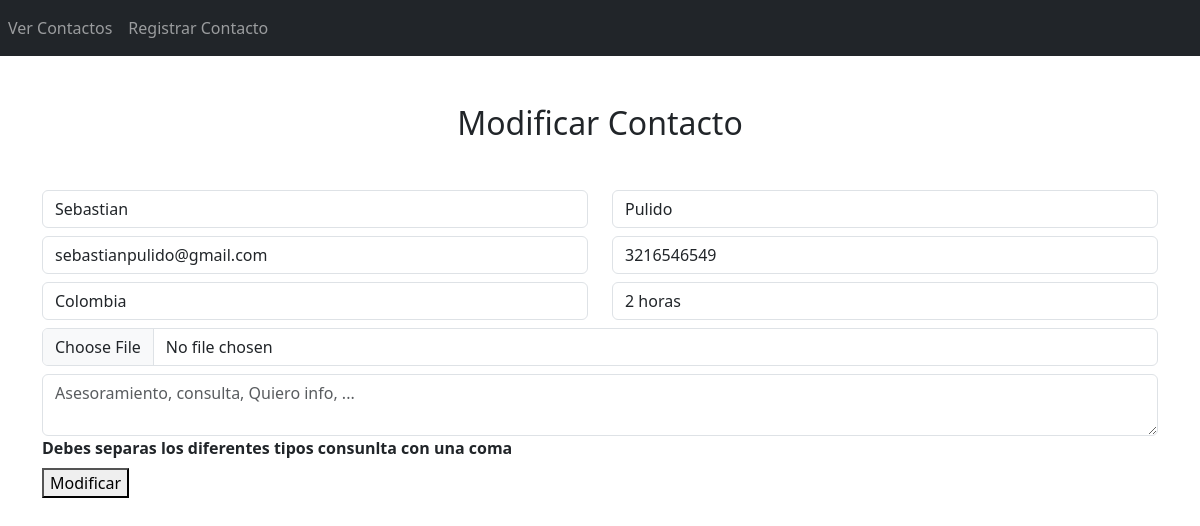
The page /Contactos/edit.php?id=23 on the database its author committed.
### tables this page shows
CREATE TABLE `contacto` (
  `id` int(11) NOT NULL,
  `Nombres` varchar(50) NOT NULL,
  `Apellidos` varchar(50) NOT NULL,
  `Email` varchar(50) NOT NULL,
  `Celular` varchar(11) NOT NULL,
  `Pais` varchar(30) NOT NULL,
  `Reunion` varchar(50) NOT NULL,
  `Image` varchar(100) NOT NULL,
  `Asunto` varchar(250) NOT NULL
);

### config/Database.php (called while the page is built, shortened)
<?php
class Database{
    public $host = 'localhost';
    public $user = 'root';
    public $pass = '';
    public $db = 'contactos';
    function __construct(){
        $this->conn = $this->connectToDatabase();
        return $this -> conn;
    }
    function connectToDatabase(){
        $conn= mysqli_connect($this->host, $this->user, $this->pass, $this->db);
        return $conn;
    }
}

### Contactos/Contact.php (called while the page is built, shortened)
<?php
include('../config/Database.php');
class Contact {
    public $conn;
    function __construct() {
        $db = new Database();
        $this->conn = $db->connectToDatabase();
    }
    function getOne($id) {
        $sql = "SELECT * FROM contacto WHERE id = $id";
        return mysqli_query($this->conn, $sql);
    }
}

### Contactos/edit.php (the view, shortened to what this page needs)
<?php
include('Contact.php');
$c = new Contact();
$data = mysqli_fetch_object($c->getOne($_GET['id']));
?>
<!DOCTYPE html>
<html>
<head>
    <link href="https://cdn.jsdelivr.net/npm/bootstrap@5.3.0-alpha3/dist/css/bootstrap.min.css" rel="stylesheet">
</head>
<body>
    <?php include('../menu.php') ?>
    <div class="container">
        <h2 class="text-center mb-5">Modificar Contacto</h2>
        <form method="POST" enctype="multipart/form-data">
            <div class="row mb-2">
                <div class="col">
                    <input type="text" name="Nombres" id="Nombres" placeholder="Nombre Contacto" required class="form-control" value="<?= $data->Nombres ?>" />
                </div>
                <div class="col">
                    <input type="text" name="Apellidos" id="Apellidos" placeholder="Apellido Contacto" required class="form-control" value="<?= $data->Apellidos ?>" />
                </div>
            </div>
            <div class="row mb-2">
                <div class="col">
                    <input type="email" name="Email" id="Email" placeholder="Email Contacto" required class="form-control" value="<?= $data->Email ?>" />
                </div>
                <div class="col">
                    <input type="number" name="Celular" id="Celular" placeholder="Numero celular contacto" required class="form-control" value="<?= $data->Celular ?>" />
                </div>
            </div>
            <div class="row mb-2">
                <div class="col">
                    <input type="text" name="Pais" id="Pais" placeholder="Pais Contacto" required class="form-control" value="<?= $data->Pais ?>" />
                </div>
                <div class="col">
                    <input type="text" name="Reunion" id="Reunion" placeholder="Duracion de la reunion" required class="form-control" value="<?= $data->Reunion ?>" />
                </div>
            </div>
            <div class="row mb-2">
                <div class="col">
                    <input type="file" name="Image" id="Image"  class="form-control"/>
                </div>
            </div>
            <div class="row mb-2">
                <div class="col">
                 <textarea name="Asunto" id="Asunto" placeholder="Asesoramiento, consulta, Quiero info, ..." require class="form-control"></textarea>
                    <b>Debes separas los diferentes tipos consunlta con una coma</b>
                </div>
            </div>
            <button class="btm btm-success">Modificar</button>
        </form>
    </div>
</body>
</html>

### rows shown on the page
contacto: Nombres "Sebastian", Apellidos "Pulido", Email "sebastianpulido@gmail.com", Celular "3216546549", Pais "Colombia", Reunion "2 horas"
